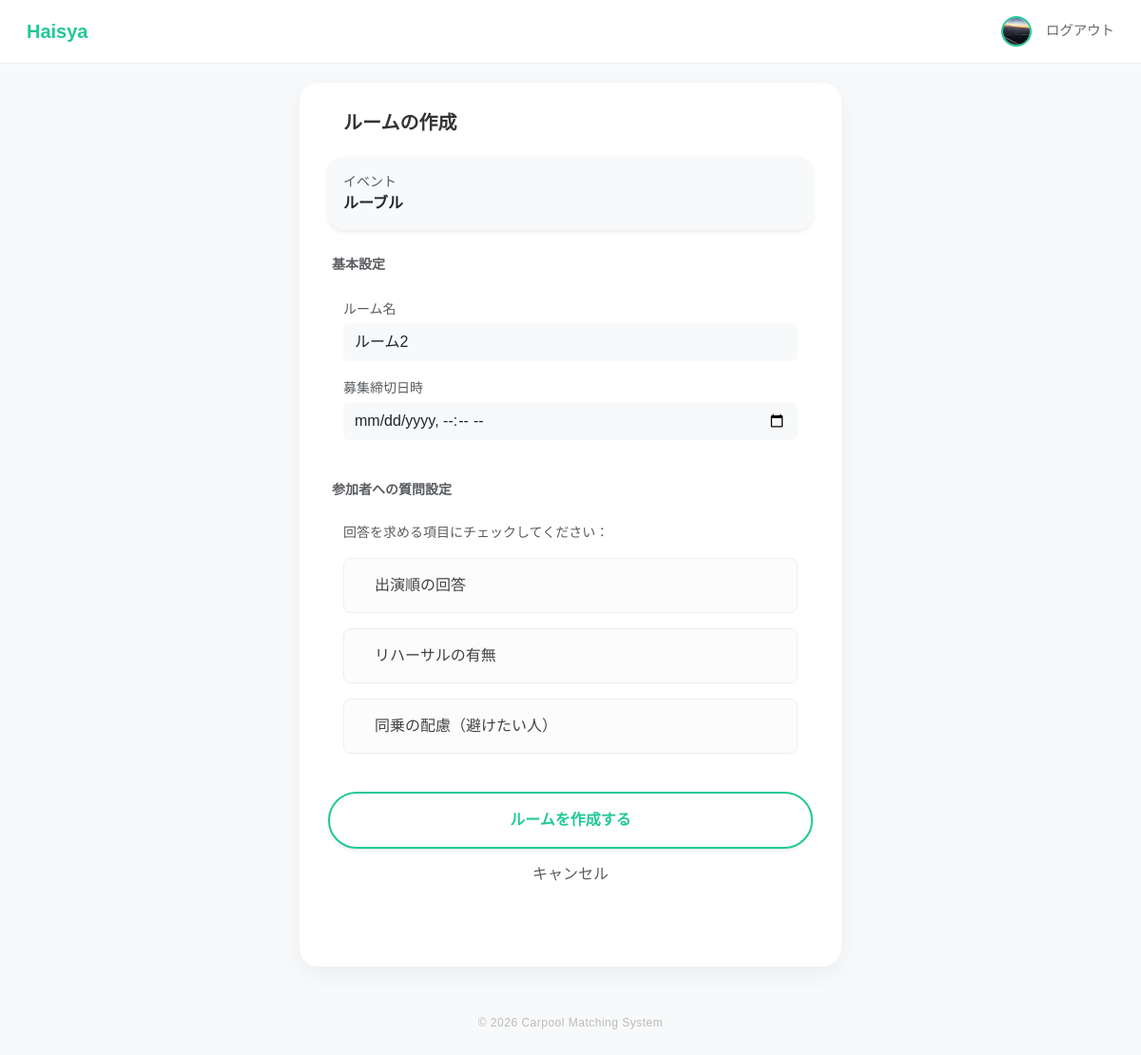
Page /rooms/create/7 (signed in) on the committed database.
### app/models/user.py (models this page shows, shortened)
class User(db.Model, UserMixin):
    __tablename__ = "users"
    id = db.Column(db.Integer, primary_key=True)
    username = db.Column(db.String(50), unique=True, nullable=False)
    password = db.Column(db.String(200), nullable=False)
    display_name = db.Column(db.String(50))
    icon = db.Column(db.String(200), default="default.png")
    genre = db.Column(db.String(50))  # 所属ジャンル
    age = db.Column(db.Integer)
    line_url = db.Column(db.String(200), nullable=True)
    insta_url = db.Column(db.String(200), nullable=True)

### app/models/event.py (models this page shows, shortened)
class Event(db.Model):
    __tablename__ = 'events'
    id = db.Column(db.Integer, primary_key=True)
    title = db.Column(db.String(100), nullable=False)
    group_id = db.Column(db.Integer, db.ForeignKey('groups.id'), nullable=True)
    location = db.Column(db.String(200))
    start_time = db.Column(db.DateTime, nullable=False)
    end_time = db.Column(db.DateTime)
    join_code = db.Column(db.String(10), unique=True, nullable=False)
    needs_car = db.Column(db.Boolean, default=True)
    created_by = db.Column(db.Integer, db.ForeignKey('users.id'), nullable=False)
    created_at = db.Column(db.DateTime, default=datetime.utcnow)
    creator = db.relationship("User", backref=db.backref("created_events", lazy=True))
    rooms = db.relationship(
        "Room",
        backref="event",
        lazy=True,
        cascade="all, delete-orphan"
    )

### app/rooms/routes.py (the view, shortened to what this page needs)
@rooms_bp.route('/create/<int:event_id>', methods=['GET', 'POST'])
@login_required
def create_room(event_id):
    event = Event.query.get_or_404(event_id)
    current_room_count = Room.query.filter_by(event_id=event_id).count()
    next_room_num = current_room_count + 1
    return render_template('create_room.html', event=event, next_room_num=next_room_num)

### app/models/user.py (called while the page is built)
@login_manager.user_loader
def load_user(user_id):
    return User.query.get(int(user_id))

### app/templates/create_room.html (shortened to what this page needs)
{% extends "layout.html" %}
{% block content %}
<div class="d-flex align-items-center mb-4">
    <h5 class="fw-bold mb-0">ルームの作成</h5>
</div>
<div class="main-card border-0 shadow-sm mb-4 bg-light p-3 rounded-4">
    <div class="small text-muted">イベント</div>
    <div class="fw-bold text-dark">{{ event.title }}</div>
</div>
<form action="{{ url_for('rooms.create_room', event_id=event.id) }}" method="POST">
    <div class="mb-4">
        <label class="form-label small fw-bold text-muted px-1">基本設定</label>
        <div class="main-card shadow-none border-0 bg-white p-3 shadow-sm rounded-4">
            <div class="mb-3">
                <label class="small text-muted mb-1">ルーム名</label>
                <input type="text" name="car_name" class="form-control border-0 bg-light py-2"
                    placeholder="例: ルーム{{ next_room_num }}"
                    value="ルーム{{ next_room_num }}">
            </div>
            <div class="mb-0">
                <label class="small text-muted mb-1">募集締切日時</label>
                <input type="datetime-local" name="deadline" class="form-control border-0 bg-light py-2" required>
            </div>
        </div>
    </div>
    <div class="mb-4">
        <label class="form-label small fw-bold text-muted px-1">参加者への質問設定</label>
        <div class="main-card shadow-none border-0 bg-white p-3 shadow-sm rounded-4">
            <p class="small text-muted mb-3">回答を求める項目にチェックしてください：</p>
            <div class="d-flex flex-column gap-3">
                <div class="custom-option">
                    <label class="btn btn-outline-custom w-100 text-start py-3 px-3 border rounded-3" for="q_schedule">
                        <div class="d-flex align-items-center justify-content-between">
                            <div class="d-flex align-items-center">
                                <span class="fw-medium">出演順の回答</span>
                            </div>
                        </div>
                    </label>
                </div>
                {% set items = [
                    ('q_rehersal', 'リハーサルの有無', 'bi-music-note-beamed'),
                    ('q_avoid', '同乗の配慮（避けたい人）', 'bi-person-x')
                ] %}
                {% for id, label, icon in items %}
                <div class="custom-option">
                    <label class="btn btn-outline-custom w-100 text-start py-3 px-3 border rounded-3 d-flex align-items-center justify-content-between"
                        for="{{ id }}">
                        <div class="d-flex align-items-center">
                            <span class="fw-medium">{{ label }}</span>
                        </div>
                    </label>
                </div>
                {% endfor %}
            </div>
        </div>
    </div>
    <div class="d-grid gap-2 mb-5">
        <button type="submit" class="btn btn-walica py-3 shadow-sm fw-bold rounded-pill">
            ルームを作成する
        </button>
        <a href="{{ url_for('events.event_detail', event_id=event.id) }}"
           class="btn btn-link text-muted text-decoration-none small">キャンセル</a>
    </div>
</form>
{% endblock %}

### app/templates/layout.html (shortened to what this page needs)
<!DOCTYPE html>
<html lang="ja">
<head>
    <link href="https://cdn.jsdelivr.net/npm/bootstrap@5.3.3/dist/css/bootstrap.min.css" rel="stylesheet">
    <link rel="stylesheet" href="{{ url_for('static', filename='main.css') }}">
</head>
<body>
<nav class="navbar navbar-walica sticky-top">
    <div class="container-fluid d-flex align-items-center">
        <a class="navbar-brand" href="/">Haisya</a>
        <div class="ms-auto d-flex align-items-center">
            {% if current_user.is_authenticated %}
                <a href="{{ url_for('profile.edit') }}" class="text-decoration-none ms-3">
                    {% set has_icon = current_user.icon and current_user.icon != 'default.png' %}
                    {% if has_icon %}
                    <img src="{{ url_for('static', filename=current_user.icon) }}"
                        alt="プロフィール"
                        class="rounded-circle"
                        style="width: 32px; height: 32px; object-fit: cover;
                                border: 2px solid var(--walica-green);">
                    {% endif %}
                </a>
                <a href="/logout" class="nav-link-custom">ログアウト</a>
            {% else %}
                <a href="/login" class="nav-link-custom">ログイン</a>
                <a href="/register" class="btn btn-walica-reverce ms-3 py-1 px-3" style="font-size:0.85rem;">新規登録</a>
            {% endif %}
        </div>
    </div>
</nav>
<div class="main-container">
    <div class="main-card">
        {% block content %}{% endblock %}
    </div>
    <footer>
        &copy; 2026 Carpool Matching System
    </footer>
</div>
</body>
</html>

### app/static/main.css (style rules this page uses)
:root { --main-color: #eeeeee; --bg-color: white; }

### app/templates/layout.html (style rules this page uses)
:root { --walica-green: #20c997; --bg-color: #f8f9fa; --text-dark: #333333; }
body { background-color: var(--bg-color); font-family: 'Noto Sans JP', sans-serif; color: var(--text-dark); }
.navbar-walica { background-color: white; border-bottom: 1px solid #eee; padding: 0.8rem 1rem; }
.navbar-brand { font-weight: 700; color: var(--walica-green) !important; font-size: 1.25rem; }
.main-container { max-width: 600px; margin: 20px auto; padding: 0 15px; }
.main-card { background: white; border-radius: 20px; padding: 30px; box-shadow: 0 8px 24px rgba(0, 0, 0, 0.05); border: none; }
.btn-walica { background-color: white; color: var(--walica-green); border: 2px solid var(--walica-green); border-radius: 12px; font-weight: 600; padding-left: 1rem; padding-right: 1rem; display: inline-flex; align-items: center; justify-content: center; }
.nav-link-custom { color: #666; text-decoration: none; font-size: 0.9rem; margin-left: 15px; }
footer { color: #bbb; margin: 50px 0 30px; text-align: center; font-size: 12px; letter-spacing: 0.5px; }

### app/templates/create_room.html (style rules this page uses)
:root { --walica-green: #20c997; }
.btn-outline-custom { border: 1px solid #eee !important; background-color: #fcfcfc; color: #444; transition: all 0.2s; }

### rows in the picture
User: icon (picture)
Event: title "ルーブル"

### other values in the picture
{{ label }} "リハーサルの有無" "同乗の配慮（避けたい人）"
